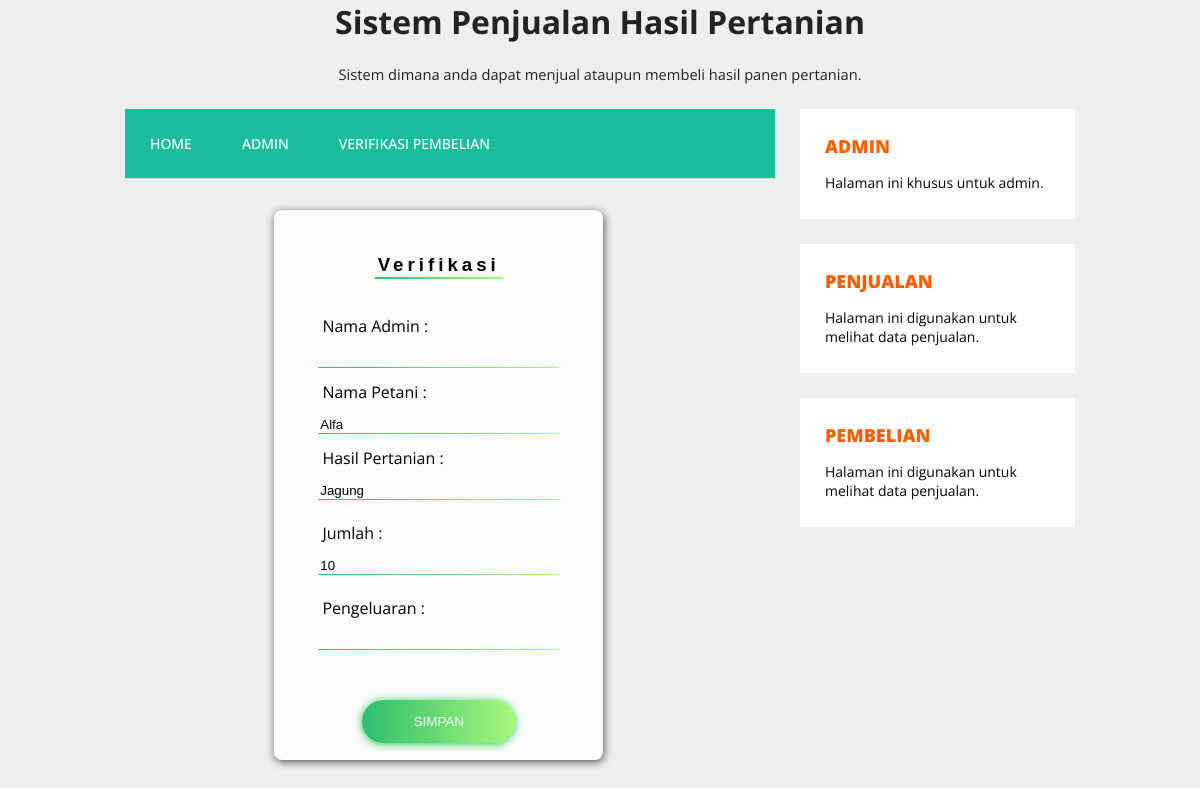
Page /verifpetani.php?id_petani=1 (signed in) on the committed database.
### tables this page shows
CREATE TABLE `petani` (
  `id_petani` int(3) NOT NULL,
  `nama_petani` varchar(50) NOT NULL,
  `alamat` varchar(255) NOT NULL,
  `nomor` varchar(15) NOT NULL,
  `nama_barang` varchar(50) NOT NULL,
  `berat` int(10) NOT NULL
);

### verifpetani.php (the view, shortened to what this page needs)
<?php
include_once("config.php");
?>
<?php
if(isset($_GET['id_petani'])){
$id = $_GET['id_petani'];
$result = mysqli_query($mysqli, "SELECT * FROM petani WHERE id_petani='$id'") or die(mysqli_error($mysqli));
			if(mysqli_num_rows($result) == 0){
				echo '<div class="alert alert-warning">ID tidak ada dalam database.</div>';
				exit();
			}else{
				$user_data = mysqli_fetch_assoc($result);
			}
		}
?>
<html>
<head>
    <link rel="stylesheet" href="style.css" />
</head>
<body>
<header>
    <h1>Sistem Penjualan Hasil Pertanian</h1>
    <p class="deskripsi">Sistem dimana anda dapat menjual ataupun membeli hasil panen pertanian.</p>
 </header>
<div class="wrap">
 <nav class="menu">
 <ul>
      <li><a href="index.php">Home</a></li>
      <li><a href="admin.php">Admin</a></li>
      <li><a href="verifpetani.php">Verifikasi Pembelian</a></li>
    </ul>
 </nav>
<aside class="sidebar">
<div class="widget">
    <h2><a href="admin.php" id="judul">Admin</a></h2>
    <p>Halaman ini khusus untuk admin.</p>
 </div>
 <div class="widget">
    <h2><a href="penjualan.php" id="judul">Penjualan</a></h2>
    <p>Halaman ini digunakan untuk melihat data penjualan.</p>
 </div>
 <div class="widget">
    <h2><a href="pembelian.php" id="judul">Pembelian</a></h2>
    <p>Halaman ini digunakan untuk melihat data penjualan.</p>
 </div>
 </aside>
 <div class="konten">
 <div id="card">
    <div id="card-content">
      <div id="card-title">
        <h3>Verifikasi</h3>
        <div class="underline-title"></div>
      </div>
      <form method="post" action="" class="form">
        <label for="user-nama_admin" style="padding-top:13px">
            &nbsp;Nama Admin :
          </label>
        <input id="user-nama_admin" class="form-content" type="text" name="nama_admin" autocomplete="on" required />
        <div class="form-border"></div>
        <label for="user-nama_petani" style="padding-top:13px">
            &nbsp;Nama Petani :
          </label>
        <input id="user-nama_petani" class="form-content" type="text" name="nama_petani" value="<?php echo $user_data['nama_petani']; ?>" autocomplete="on" required />
        <div class="form-border"></div>
        <label for="user-nama_barang" style="padding-top:13px">
            &nbsp;Hasil Pertanian :
          </label>
        <input id="user-nama_barang" class="form-content" type="text" name="nama_barang" value="<?php echo $user_data['nama_barang']; ?>" autocomplete="on" required />
        <div class="form-border"></div>
        <label for="user-berat" style="padding-top:22px">&nbsp;Jumlah :
          </label>
        <input id="user-berat" class="form-content" type="int" name="berat" value="<?php echo $user_data['berat']; ?>" autocomplete="on" required />
        <div class="form-border"></div>
        <label for="user-pengeluaran" style="padding-top:22px">&nbsp;Pengeluaran :
          </label>
        <input id="user-pengeluaran" class="form-content" type="int" name="pengeluaran" autocomplete="on" required />
        <div class="form-border"></div>
        <input id="submit-btn" type="submit" name="simpan" value="SIMPAN" />
      </form>
    </div>
  </div>
</body>
</html>

### style.css (style rules this page uses)
body { background: #eee; margin:0; font-family: 'Open Sans', sans-serif; }
header { text-align: center; color: #232323; }
header .deskripsi { font-size: 11pt; }
.wrap { width: 950px; margin:25px auto; }
nav.menu ul { overflow:hidden; color:#fff; list-style: none; float:left; padding:0; width: 650px; margin:0 0 0; background: #1abc9c; -webkit-box-shadow: 1px 1px 1px 0px rgba(204,204,204,0.55); -moz-box-shadow: 1px 1px 1px 0px rgba(204,204,204,0.55); box-shadow: 1px 1px 1px 0px rgba(204,204,204,0.55); }
nav.menu ul li { margin:0; float:left; }
nav.menu ul a { padding:25px; display:block; font-weight:500; font-size: 14px; color:#fff; text-transform: uppercase; transition: all 0.5s ease; text-decoration: none; }
.sidebar { float:right; width:275px; }
.sidebar .widget { padding:25px; margin:0 0 25px; background:#fff; border-bottom: 2px solid #fff; transition: all 0.5s ease; }
.sidebar .widget h2 { padding:0; margin:0 0 15px; font-size: 18px; font-weight:800; text-transform: uppercase; }
#judul { text-decoration: none; color:#ff5e00; }
.sidebar .widget p { font-size: 14px; }
.sidebar .widget p:last-child { margin:0; }

### verifpetani.php (style rules this page uses)
.konten { float: center; width: 65%; padding: 5px; }
#card { background: #fbfbfb; border-radius: 8px; box-shadow: 1px 2px 8px rgba(0, 0, 0, 0.65); height: 550px; margin: 6rem auto 8.1rem auto; width: 329px; }
#card-content { padding: 12px 44px; }
#card-title { font-family: "Raleway Thin", sans-serif; letter-spacing: 4px; padding-bottom: 23px; padding-top: 13px; text-align: center; }
#submit-btn { background: -webkit-linear-gradient(right, #a6f77b, #2dbd6e); border: none; border-radius: 21px; box-shadow: 0px 1px 8px #24c64f; cursor: pointer; color: white; font-family: "Raleway SemiBold", sans-serif; height: 42.3px; margin: 0 auto; margin-top: 50px; transition: 0.25s; width: 153px; }
.form { align-items: left; display: flex; flex-direction: column; }
.form-border { background: -webkit-linear-gradient(right, #a6f77b, #2ec06f); height: 1px; width: 100%; }
.form-content { background: #fbfbfb; border: none; outline: none; padding-top: 14px; }
.underline-title { background: -webkit-linear-gradient(right, #a6f77b, #2ec06f); height: 2px; margin: -1.1rem auto 0 auto; width: 128px; }

### rows in the picture
petani: nama_petani "Alfa", nama_barang "Jagung", berat "10"
